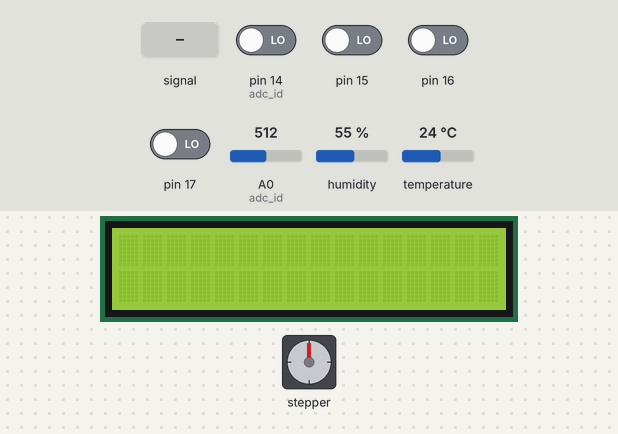
The sketch below on a simulated Arduino Uno, built with avr-gcc and run on an emulated ATmega328P. Shown: 16×2 character LCD, stepper motor. The test bench sets the inputs (shaded band); at power-on: pin 14 (adc_id), pin 15–17 LOW, A0 (adc_id) = 512, temperature 24 °C, humidity 55 %. Stepper angles assume 25 steps per turn; what the sketch prints to the serial monitor is not drawn.

Above: at 1.2 s.
1.3 s: pin 14 (adc_id) driven HIGH
2.8 s: A0 (adc_id) fed a 200 Hz sine of ±460 counts around its level
At 3.9 s:
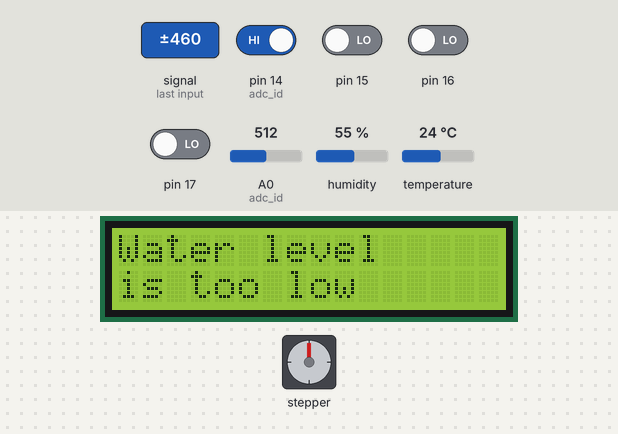
4.3 s: pin 16 driven HIGH
At 4.34 s:
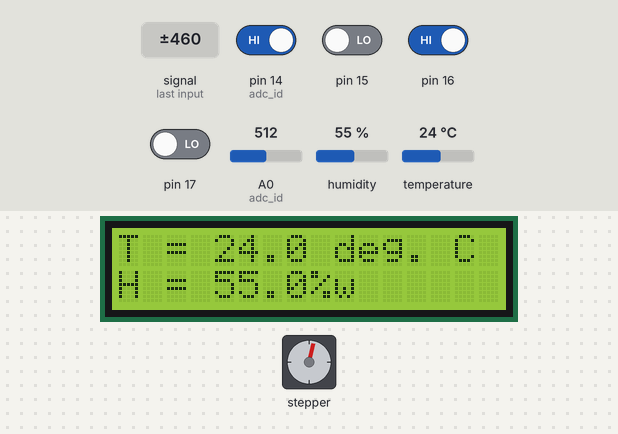
6.0 s: pin 16 driven LOW
At 6.4 s:
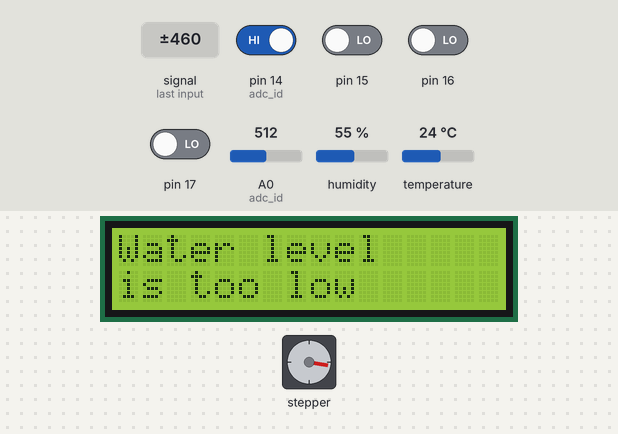
7.5 s: A0 (adc_id) set to 716
At 10.4 s:
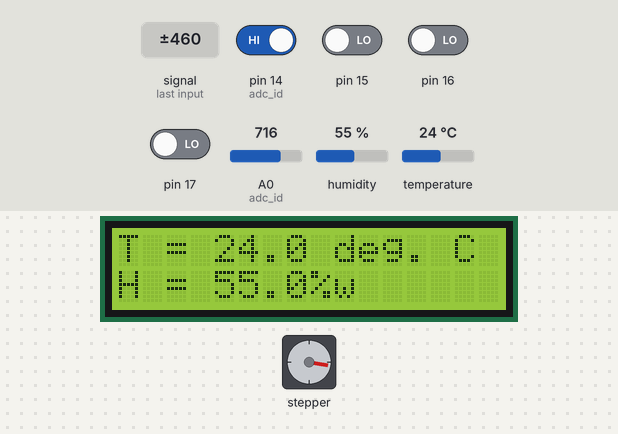
10.5 s: temperature set to 9 °C
At 14.2 s:
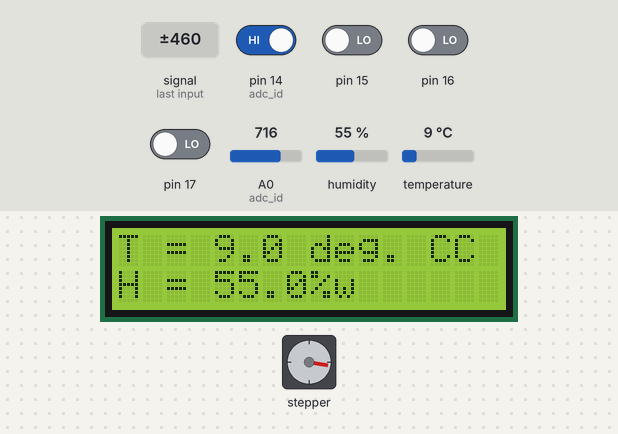
Timing chart, 0 to 14.5 s (numbered marks = the images above; inputs shaded):
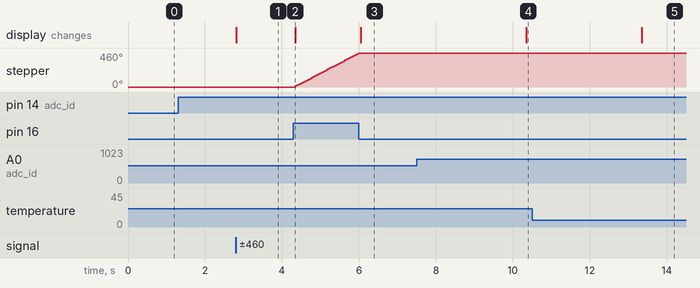

Measured:
- after the input at 1.3 s, every drawn part: stays the same
- after the input at 2.8 s, the display: changes at once (image 1)
- after the input at 4.3 s, stepper: keeps turning clockwise at about 279°/s, starting at once; the display: changes at once (image 2)
- after the input at 6.0 s, stepper: stops changing and stays 460°; the display: changes at once (image 3)
- after the input at 7.5 s, the display: changes after 2.8 s (image 4)
- after the input at 10.5 s, the display: changes after 2.8 s (image 5)

The sketch:

CPE301_Final_Project_finalRevisionFINAL.ino
```cpp
//By Kyle Nicely, Eric Westenburg, Luke Bowler, Phil Hensley
#include <TimeLib.h>

#include <Stepper.h>
const int stepsPerRevolution = 25;  // change this to fit the number of steps per revolution
Stepper myStepper(stepsPerRevolution, 22, 24, 26, 28); //pins
int stepCount = 0;         // number of steps the motor has taken

#include <dht_nonblocking.h>
#define DHT_SENSOR_TYPE DHT_TYPE_11

#include <LiquidCrystal.h>
LiquidCrystal lcd(7, 8, 9, 10, 11, 12);
int adc_id = 0;
int HistoryValue = 0;
char printBuffer[128];
static const int DHT_SENSOR_PIN = 2;
DHT_nonblocking dht_sensor( DHT_SENSOR_PIN, DHT_SENSOR_TYPE );

volatile unsigned char* port_a = (unsigned char*) 0x22; //Ports for LEDs and Buttons
volatile unsigned char* ddr_a  = (unsigned char*) 0x21;
volatile unsigned char* pin_a  = (unsigned char*) 0x20;

volatile unsigned char* port_b = (unsigned char*) 0x25; //Ports for LEDs and Buttons
volatile unsigned char* ddr_b  = (unsigned char*) 0x24;
volatile unsigned char* pin_b  = (unsigned char*) 0x23;

volatile unsigned char* port_c = (unsigned char*) 0x28;
volatile unsigned char* ddr_c  = (unsigned char*) 0x27;
volatile unsigned char* pin_c  = (unsigned char*) 0x26;

volatile unsigned char* port_d = (unsigned char*) 0x2B;
volatile unsigned char* ddr_d  = (unsigned char*) 0x2A;
volatile unsigned char* pin_d  = (unsigned char*) 0x29;

volatile unsigned char* port_e = (unsigned char*) 0x2E;
volatile unsigned char* ddr_e  = (unsigned char*) 0x2D;
volatile unsigned char* pin_e  = (unsigned char*) 0x2C;

volatile unsigned char* port_g = (unsigned char*) 0x34;
volatile unsigned char* ddr_g = (unsigned char*) 0x33;
volatile unsigned char* pin_g  = (unsigned char*) 0x32;

volatile unsigned char* port_l = (unsigned char*) 0x10B;
volatile unsigned char* ddr_l  = (unsigned char*) 0x10A;
volatile unsigned char* pin_l  = (unsigned char*) 0x109;

//yellow LED = pin 42 - PL7    OUTPUT
//red LED = pin 48 - PL1       OUTPUT
//green LED = pin 50 - PB3     OUTPUT
//blue LED = pin 52 - PB1      OUTPUT
//DC motor ENABLE = pin 3 - PE5       OUTPUT
//DC motor = pin 5 PE3         OUTPUT
//start button = 37 - PC0      INPUT
//stop button = 36 - PC1       INPUT
//step up button = 35 - PC2    INPUT
//step down button = 34 - PC3  INPUT

bool start = false;
bool error = false;
bool stateAlreadyPrinted = false;
bool idleStateAlreadyPrinted = false;

void setup()
{
  Serial.begin(9600);
  lcd.begin(16, 2);

  *ddr_l |= 0x82; //Set PL1 to output
  *ddr_e |= 0x28; //Set PE5 and PE3 to output
  *ddr_b |= 0xA; //Set PB1 and PB3 to output
  *ddr_c &= 0xF0; //Set PC0, PC1, PC2, PC3 to input
  //*portB &= 0xBF; //example Initialize to low
  *port_l &= 0x0; //Initialize LEDs to Low
  *port_b &= 0x0;

  //State = Disabled
  //Set LED to Yellow
  *port_l |= 0x80;
  //Fan Off
  *port_e &= 0x0;
  //Fan Enabled
  *port_e |= 0b00000100;
}

static bool measure_environment( float *temperature, float *humidity )
{
  static unsigned long measurement_timestamp = millis( );

  if( millis( ) - measurement_timestamp > 3000ul )
  {
    if( dht_sensor.measure( temperature, humidity ) == true )
    {
      measurement_timestamp = millis( );
      return( true );
    }
  }

  return( false );
}

void loop()
{
  //if start button is high
  if(*pin_c & 0x1){
    Serial.print("State = Idle\n");
    Serial.print(hour(), DEC);
    Serial.print(':');
    Serial.print(minute(), DEC);
    Serial.print(':');
    Serial.print(second(), DEC);
    Serial.println();
    stateAlreadyPrinted = false;
    idleStateAlreadyPrinted = false;
    //State = Idle
    //Set LED to Green
    *port_b &= 0x0;
    *port_l &= 0x0;
    *port_b |= 0x8;
    //Fan Off
    *port_e &= 0x0;
    start = true;
  }

  //while stop button is not pressed and system is started
  while(start == true){

    int value = analogRead(adc_id);

    if(((HistoryValue>=value) && ((HistoryValue - value) > 10)) || ((HistoryValue<value) && ((value - HistoryValue) > 10)))
    {
      if(value < 200) {
        //sprintf(printBuffer,"Water level low\n");
        //Serial.print(printBuffer);
        Serial.print("State = Error\n");
        Serial.print(hour(), DEC);
        Serial.print(':');
        Serial.print(minute(), DEC);
        Serial.print(':');
        Serial.print(second(), DEC);
        Serial.println();
        stateAlreadyPrinted = false;
        idleStateAlreadyPrinted = false;
        //State = Error
        //Set the LED to Red
        *port_b &= 0x0; //blue
        *port_d &= 0x0; //green
        *port_l |= 0x2; //red
        //Fan Off
        *port_e &= 0x0;
        error = true;
        start = false;
      }
      HistoryValue = value;
    }

    int value2 = analogRead(adc_id);

    float temperature;
    float humidity;

    if( measure_environment( &temperature, &humidity ) == true )
    {
      //Serial.print("environment measured");
      lcd.setCursor(0, 0);
      lcd.print("T = ");
      lcd.print(temperature, 1);
      lcd.print(" deg. C");
      lcd.setCursor(0, 1);
      lcd.print("H = ");
      lcd.print(humidity, 1);
      lcd.print("%");
    }

    //if temperature less than tempThreshold
    if(temperature < 21){
      //State = idle
      //Set the LED to Green
      if(idleStateAlreadyPrinted != false){
        Serial.print("State = Idle\n");
        Serial.print(hour(), DEC);
        Serial.print(':');
        Serial.print(minute(), DEC);
        Serial.print(':');
        Serial.print(second(), DEC);
        Serial.println();
        idleStateAlreadyPrinted = true;
      }
      stateAlreadyPrinted = false;
      *port_b &= 0x0;
      *port_l &= 0x0;
      *port_b |= 0x8;
      //Turn off fan
      *port_e &= 0x0;
    }
    if(temperature > 21 && value > 200){
      //State = Running
      //Set the LED to Blue
      if(stateAlreadyPrinted != true){
        Serial.print("State = Running\n");
        Serial.print(hour(), DEC);
        Serial.print(':');
        Serial.print(minute(), DEC);
        Serial.print(':');
        Serial.print(second(), DEC);
        Serial.println();
        stateAlreadyPrinted = true;
      }
      idleStateAlreadyPrinted = false;
      *port_b &= 0x0;
      *port_l &= 0x0;
      *port_b |= 0x2;
      //Turn on Fan
      *port_e |= 0b00101000;
    }

    //if step up button is pressed
    while(*pin_c & 0x4){
      myStepper.step(1);
      stepCount++;
      Serial.print("Step Taken\n");
      Serial.print(hour(), DEC);
      Serial.print(':');
      Serial.print(minute(), DEC);
      Serial.print(':');
      Serial.print(second(), DEC);
      Serial.println();
      delay(50);
      //*port_a &= 0x0;
    }

    //if stop button is pressed
    if(*pin_c & 0x2){
    //State = Disabled
    //Set LED to Yellow
    Serial.print("State = Disabled\n");
    Serial.print(hour(), DEC);
    Serial.print(':');
    Serial.print(minute(), DEC);
    Serial.print(':');
    Serial.print(second(), DEC);
    Serial.println();
    stateAlreadyPrinted = false;
    idleStateAlreadyPrinted = false;
    *port_b &= 0x0;
    *port_l &= 0x0;
    *port_l |= 0x80;
    //Turn off Fan
    *port_e &= 0x0;
    start = false;
    }
  }

    //Water Level Error Occurred
    if(error == true){
      lcd.setCursor(0, 0);
      lcd.print("Water level    ");
      lcd.setCursor(0, 1);
      lcd.print("is too low");
    }

    //if stop button is pressed
    if(*pin_c & 0x2){
      //State = Disabled
      //Set LED to Yellow
      Serial.print("State = Disabled\n");
      Serial.print(hour(), DEC);
      Serial.print(':');
      Serial.print(minute(), DEC);
      Serial.print(':');
      Serial.print(second(), DEC);
      Serial.println();
      stateAlreadyPrinted = false;
      idleStateAlreadyPrinted = false;
      *port_b &= 0x0;
      *port_l &= 0x0;
      *port_l |= 0x80;
      error = false;
    }

    //if reset button is pressed
    if(*pin_c & 0x8 && error == true){
      //State = Idle
      //Set LED to Green
      Serial.print("State = Disabled\n");
      Serial.print(hour(), DEC);
      Serial.print(':');
      Serial.print(minute(), DEC);
      Serial.print(':');
      Serial.print(second(), DEC);
      Serial.println();
      stateAlreadyPrinted = false;
      idleStateAlreadyPrinted = false;
      *port_b &= 0x0;
      *port_l &= 0x0;
      *port_b |= 0x8;
      error = false;
      start = true;
    }
}
```
